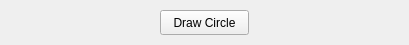
<?xml version="1.0" encoding="UTF-8"?>
<ui version="4.0">
 <class>Form</class>
 <widget class="QWidget" name="Form">
  <property name="windowTitle">
   <string>Circles</string>
  </property>
  <widget class="QPushButton" name="pushButton">
   <property name="geometry">
    <rect>
     <x>160</x>
     <y>10</y>
     <width>89</width>
     <height>25</height>
    </rect>
   </property>
   <property name="text">
    <string>Draw Circle</string>
   </property>
  </widget>
 </widget>
 <resources/>
 <connections/>
</ui>
